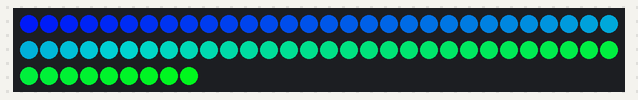
Recording of a sketch running on a simulated Arduino Uno, built with avr-gcc and run on an emulated ATmega328P. Shown: 69 RGB LEDs in strip order, left to right, continuing on the next row.

Above: at 20.4 s.

The sketch:

loop_rewrite.ino
```cpp
#include <Adafruit_NeoPixel.h>

#define PIN 5
/*------------------------------------------------------------*/
const int numberOfLeds = 69; // the number of LEDS
Adafruit_NeoPixel strip = Adafruit_NeoPixel(numberOfLeds, PIN, NEO_GRB + NEO_KHZ800);
/*------------------------------------------------------------*/
const int analogPin = A5; // pin for msgeq7 input
const int strobePin = 3; // msgeq7 strobe pin for cycling through channels
const int resetPin = 4; // reset pin of the msgeq7
const int switcherPin = 13; // switch pin

const int numberOfChannels = 7; // number of channels in msgeq7
int spectrumValues[numberOfChannels]; // array to store the 7 values of the 7 channels
int spectrumValue; // place to save the current spectrum value being compared on

const int resetDelay = 80; // delay of resetting MSGEQ7 in microseconds
const int strobeDelay_USec = 15; // delay to settle input recording in microseconds

int breakPoint = 0; // lower cut off point of output number ( average * sumValueMultiplier )
const int minValue =  130; // min value MSGEQ7 channels are allowed to be to trigger light

const float sumValueMultiplier = 1.1; // multiply average value by this

// create LED matrix
const int numberOfLedsInGroup = 14;
int ledPositions[numberOfChannels][numberOfLedsInGroup] = {
  {0,7,14,20,25,32,35,37,41,43,45,50,55,62},
  {1,8,15,21,26,33,46,51,56,63,99,99,99,99},
  {2,9,16,22,27,34,47,52,57,64,99,99,99,99},
  {3,10,17,23,28,53,58,65,99,99,99,99,99,99},
  {4,11,18,24,29,36,38,42,44,54,59,66,99,99},
  {5,12,19,30,39,48,60,67,99,99,99,99,99,99},
  {6,13,31,40,49,61,68,99,99,99,99,99,99,99}
};

int ledGroup[numberOfLedsInGroup]; // a place to save the currently worked on LED group
int brightnessDivider; // how much to divide the brightness by
int originalDividerValue; // holds the original divider value while changing the brightness

/*------------------------------------------------------------*/
void setup() {
  Serial.begin(9600);

  strip.begin();
  strip.show(); // Initialize all pixels to 'off'

  // turn on pins for msgeq7
  pinMode(analogPin, INPUT);
  pinMode(strobePin, OUTPUT);
  pinMode(resetPin, OUTPUT);

  digitalWrite(resetPin, LOW);
  digitalWrite(strobePin, HIGH);
}
/*------------------------------------------------------------*/
void loop() {
  rainbowCycle();
}

/*------------------------------------------------------------*/
void rainbowCycle() {

  // for all 5 cycles of all colors on wheel
  for(int i=0; i<256*5; i++) {

    // get all MSGEQ7 values
    //msgeq7();

    // for each LED in a strip
    for(int j=0;j<strip.numPixels();j++) {
      // for each MSGEQ7 channel
      for(int k=0;k<numberOfChannels;k++){

        // get current LED group's specturm value
        spectrumValue = spectrumValues[k];

        // for each LED in the LED group
        for(int l=0; l<numberOfLedsInGroup;l++){

          // if current LED on the strip matches current LED in current channel group
          // and the specturm value for the LED group is lower than the breakpoint
          // or the spectrum value is lower than the min value allowed to change LEDs
          if(ledPositions[k][l] == i && (spectrumValue<breakPoint || spectrumValue<minValue)){
            // save the original brightness divider value and set it to 1
            originalDividerValue = brightnessDivider;
            brightnessDivider = 1;
          }
        }
      }

      // set LED color/brightness
      strip.setPixelColor( j, setLedColor(((i*256/strip.numPixels())+j)&255) );
    }

    // if we changed the brightness divider then reset it here
    if(brightnessDivider == 1){
      brightnessDivider = originalDividerValue;
    }

    // send all new LED brightness values to arduino
    strip.show();
  }
}

uint32_t setLedColor(byte wheelPos) {
  double first = 0; // first color calculation
  double second = 0; // second color calculation

  if(wheelPos < 85) {
    first = (wheelPos * 3) / brightnessDivider;
    second = (255 - wheelPos * 3) / brightnessDivider;
    return strip.Color(first, second, 0);

  } else if(wheelPos < 170) {
    wheelPos -= 85;
    first = (wheelPos * 3) / brightnessDivider;
    second = (255 - wheelPos * 3) / brightnessDivider;
    return strip.Color(second, 0, first);

  } else {
    wheelPos -= 170;
    first = (wheelPos * 3) / brightnessDivider;
    second = (255 - wheelPos * 3) / brightnessDivider;
    return strip.Color(0, first, second);
  }
}

/*------------------------------------------------------------*/
void msgeq7(){
    digitalWrite(resetPin, HIGH);
    delayMicroseconds(resetDelay);
    digitalWrite(resetPin, LOW);

    // reset sum of values
    int sumValues = 0;

    for(int i=0;i<numberOfChannels;i++){
      // start reading channel by changing strobe to low
      digitalWrite(strobePin,LOW);
      // allows input to settle to get accurate reading
      delayMicroseconds(strobeDelay_USec);
      // read value of current pin from msgeq7
      spectrumValues[i]=analogRead(analogPin);
      // sum value
      sumValues += spectrumValues[i];

      // strobe pin high the low to go to next channel on msgeq7
      digitalWrite(strobePin, HIGH);

      // if we summed all values then get avergage and return
      if(i>numberOfChannels-2){
        // take average of values and reset counter/sum values
        breakPoint = (sumValues/numberOfChannels)*sumValueMultiplier;
      }
    }

    // for debugging - print is computationally heavy so to save time only do one big print
    //Serial.print(spectrumValues[0] + ' ' + spectrumValues[1] + ' ' + spectrumValues[2] + ' ' + spectrumValues[3] + ' ' + spectrumValues[4] + ' ' + spectrumValues[5] + ' ' + spectrumValues[6] + '\n' + breakPoint);

}
```
